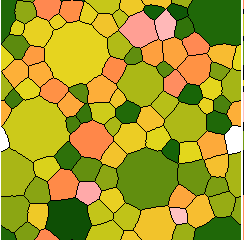
#> input picture data/image/test.png, 244 x 242 px, found by its file name
$ python intersections_contours.py
#> lines starting #> are read from the running program, lines starting #| are printed output that depends on the picture; after the words box and inside, x2 and y2 are one past the last pixel; in counts of white or black regions, pixels touching at a corner belong together
# -*- coding: utf-8 -*-
# @Time : 2020/4/1 上午10:37
# @Author : LuoLu
# @FileName: intersections_contours.py
# @Software: PyCharm
# @Github ：https://github.com/luolugithub
# @E-mail ：argluolu@gmail.com

import numpy as np
import cv2
import matplotlib
import numpy as np
import cv2 as cv
import matplotlib.pyplot as plt
from PIL.Image import Image


def getJunctions(src):
    # the hit-and-miss kernels to locate 3-points junctions to be used in each directions
    # NOTE: float type is needed due to limitation/bug in warpAffine with signed char
    k1 = np.asarray([
        0, 1, 0,
        0, 1, 0,
        1, 0, 1], dtype=float).reshape((3, 3))
    k2 = np.asarray([
        1, 0, 0,
        0, 1, 0,
        1, 0, 1], dtype=float).reshape((3, 3))
    k3 = np.asarray([
        0, -1, 1,
        1, 1, -1,
        0, 1, 0], dtype=float).reshape((3, 3))

    # Some useful declarations
    tmp = np.zeros_like(src)
    ksize = k1.shape
    center = (ksize[1] / 2, ksize[0] / 2)  # INVERTIRE 0 E 1??????
    # 90 degrees rotation matrix
    rotMat = cv2.getRotationMatrix2D(center, 90, 1)
    # dst accumulates all matches
    dst = np.zeros(src.shape, dtype=np.uint8)

    # Do hit & miss for all possible directions (0,90,180,270)
    for i in range(4):
        tmp = cv2.morphologyEx(src, cv2.MORPH_HITMISS, k1.astype(np.int8), tmp, (-1, -1), 1, cv2.BORDER_CONSTANT, 0)
        dst = cv2.add(dst, tmp)
        tmp = cv2.morphologyEx(src, cv2.MORPH_HITMISS, k2.astype(np.int8), tmp, (-1, -1), 1, cv2.BORDER_CONSTANT, 0)
        dst = cv2.add(dst, tmp)
        tmp = cv2.morphologyEx(src, cv2.MORPH_HITMISS, k3.astype(np.int8), tmp, (-1, -1), 1, cv2.BORDER_CONSTANT, 0)
        dst = cv2.add(dst, tmp)
        # Rotate the kernels (90deg)
        k1 = cv2.warpAffine(k1, rotMat, ksize)
        k2 = cv2.warpAffine(k2, rotMat, ksize)
        k3 = cv2.warpAffine(k3, rotMat, ksize)

    return dst


# This is your sample image (objects are black)
# src = np.asarray([0, 1, 1, 1, 1, 1, 0, 0,
#                   1, 0, 1, 1, 1, 0, 1, 1,
#                   1, 1, 0, 0, 0, 1, 1, 1,
#                   1, 1, 1, 0, 0, 0, 1, 1,
#                   1, 0, 0, 1, 1, 1, 0, 1,
#                   0, 1, 1, 1, 1, 1, 0, 0,
#                   0, 1, 1, 1, 1, 1, 1, 1], dtype=np.uint8).reshape((7, 8))


path = "/home/luolu/PycharmProjects/ParticleDetection/data/image/test.png"
original = cv.imread(path)
#> original is the input picture: shape (242, 244, 3); mean B, G, R 40.4, 158.8, 168
height, width, channels = original.shape
#> height = 242; width = 244; channels = 3
src = cv.GaussianBlur(original, (5, 5), 0)
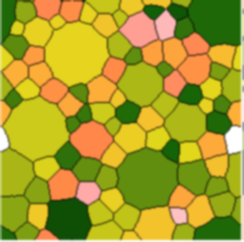
#> src: shape (242, 244, 3); mean B, G, R 40.4, 158.8, 168
gray = cv.cvtColor(src, cv.COLOR_BGR2GRAY)
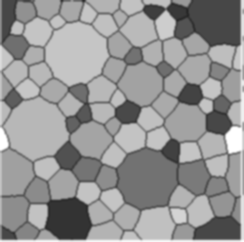
#> gray: shape (242, 244); min 39, max 255, mean 148.1
ret, binary_ = cv.threshold(gray, 0, 255, cv.THRESH_BINARY | cv.THRESH_TRIANGLE)
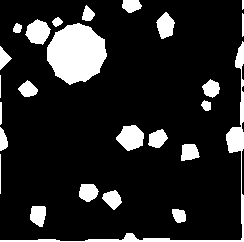
#> binary_: shape (242, 244); 14.2% white; 25 white regions (1 under 20 px), largest, box (x1, y1, x2, y2) and area: (47, 23, 107, 85) 2681, (0, 41, 244, 242) 1531, (116, 125, 144, 151) 509
#> ret = 192

# 使用开运算去掉外部的噪声
kernel = cv.getStructuringElement(cv.MORPH_RECT, (11, 11))
binary = cv.morphologyEx(binary_, cv.MORPH_OPEN, kernel)
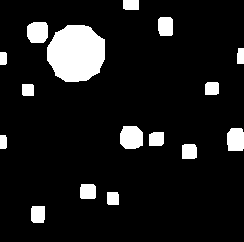
#> binary: shape (242, 244); 10% white; 16 white regions, largest, box (x1, y1, x2, y2) and area: (47, 25, 105, 82) 2635, (120, 126, 143, 149) 464, (27, 22, 48, 43) 398
print(type(binary))
#| <class 'numpy.ndarray'>
src = np.asarray(binary, dtype=np.uint8).reshape(242, 244)
print(binary.shape)
#| (242, 244)


# src *= 255
# Morphology logic is: white objects on black foreground
# src = 255 - src

# Get junctions
junctionsScore = getJunctions(src)
#> after the loop in getJunctions, `for i in range(4):`:
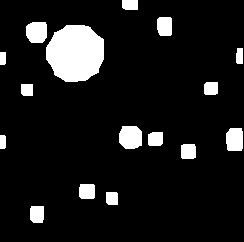
#> dst: shape (242, 244); 10% white; 16 white regions, largest, box (x1, y1, x2, y2) and area: (46, 25, 104, 82) 2633, (119, 126, 142, 149) 464, (26, 22, 47, 43) 395
#> after the loop in getJunctions, `for i in range(4):`:
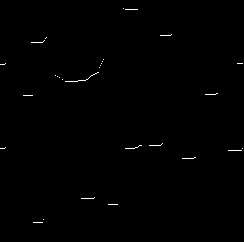
#> tmp: shape (242, 244); 0.37% white in thin lines or dots, all inside (x1, y1, x2, y2) = (0, 8, 243, 223)

# Draw markers where junction score is non zero
dst = cv2.cvtColor(src, cv2.COLOR_GRAY2RGB)
# find the list of location of non-zero pixels
junctionsPoint = cv2.findNonZero(junctionsScore)
#> junctionsPoint = contour of 5894 points, box (x1, y1, x2, y2) (0, 0, 243, 223), area 5806

for pt in junctionsPoint:
    pt = pt[0]
    dst[pt[1], pt[0], :] = [0, 0, junctionsScore[pt[1], pt[0]]]
#> this loop made 5894 passes
#> pt on passes 1 to 3: [122, 0], [123, 0], [124, 0]
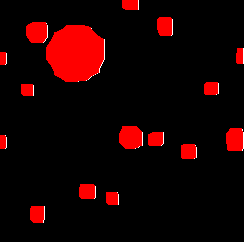
#> dst: shape (242, 244, 3); mean B, G, R 1.1, 1.1, 26.6

# show the result
winDst = "Dst"
winSrc = "Src"
winJunc = "Junctions"
cv2.namedWindow(winSrc, flags=2)
cv2.namedWindow(winJunc, flags=2)
cv2.namedWindow(winDst, flags=2)
scale = 24
# cv2.resizeWindow(winSrc, scale * src.shape[1], scale * src.shape[0])
# cv2.resizeWindow(winJunc, scale * src.shape[1], scale * src.shape[0])
# cv2.resizeWindow(winDst, scale * src.shape[1], scale * src.shape[0])
cv2.imshow(winSrc, original)
cv2.imshow(winJunc, junctionsScore)
cv2.imshow(winDst, dst)
cv2.waitKey()
